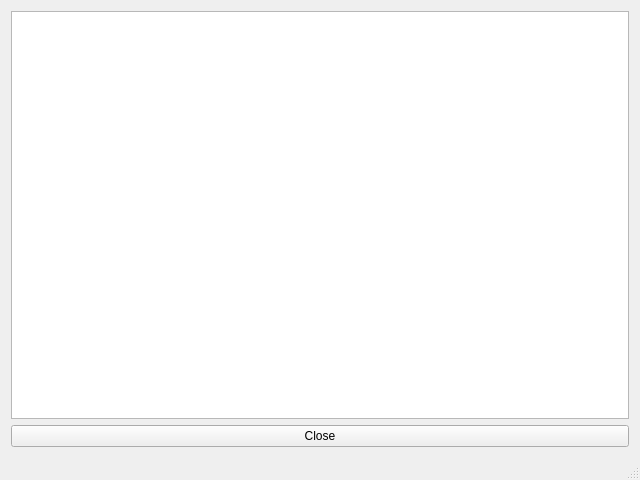
<?xml version="1.0" encoding="UTF-8"?>
<ui version="4.0">
 <class>HelpMainWindow</class>
 <widget class="QMainWindow" name="HelpMainWindow">
  <property name="geometry">
   <rect>
    <x>0</x>
    <y>0</y>
    <width>640</width>
    <height>480</height>
   </rect>
  </property>
  <property name="windowTitle">
   <string/>
  </property>
  <property name="windowIcon">
   <iconset resource="../resources/resources.qrc">
    <normaloff>:/ecalplay/APP_ICON</normaloff>:/ecalplay/APP_ICON</iconset>
  </property>
  <property name="autoFillBackground">
   <bool>false</bool>
  </property>
  <property name="dockOptions">
   <set>QMainWindow::AllowNestedDocks|QMainWindow::AllowTabbedDocks|QMainWindow::AnimatedDocks</set>
  </property>
  <widget class="QWidget" name="central_widget">
   <layout class="QVBoxLayout" name="verticalLayout">
    <item>
     <widget class="QPlainTextEdit" name="help_textedit">
      <property name="font">
       <font>
        <family>Courier New</family>
       </font>
      </property>
      <property name="lineWrapMode">
       <enum>QPlainTextEdit::NoWrap</enum>
      </property>
      <property name="readOnly">
       <bool>true</bool>
      </property>
     </widget>
    </item>
    <item>
     <widget class="QPushButton" name="close_button">
      <property name="text">
       <string>Close</string>
      </property>
     </widget>
    </item>
   </layout>
  </widget>
  <widget class="QStatusBar" name="status_bar"/>
 </widget>
 <layoutdefault spacing="6" margin="11"/>
 <resources>
  <include location="../resources/resources.qrc"/>
  <include location="../../../iconset/ecalicons.qrc"/>
 </resources>
 <connections/>
</ui>
